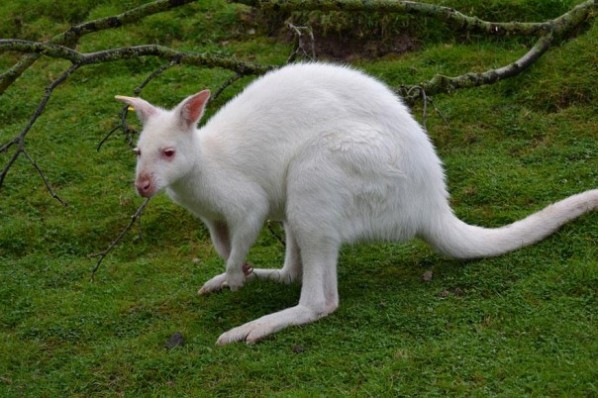
%> input picture Final/imgPrueba10.jpg, 598 x 398 px
$ octave oBB.m   (GNU Octave 9; MATLAB toolbox functions it lacks are replaced by stand-ins)
%> lines starting %> are read from the running program, lines starting %| are printed output that depends on the picture; in (x1, y1, x2, y2) boxes, pixels count from 0 and x2, y2 are one past the last pixel; in counts of white or black regions, pixels touching at a corner belong together; the program's own positions count from 1
I = imread('imgPrueba10.jpg');
%> I is the input picture: size 398x598x3 uint8; mean R, G, B 80, 92.3, 53.9
auxI = I;
nFilters = 3;
[n,m,ch] = size(auxI);
%> n = 398; m = 598; ch = 3
Ibw = rgb2gray(I);
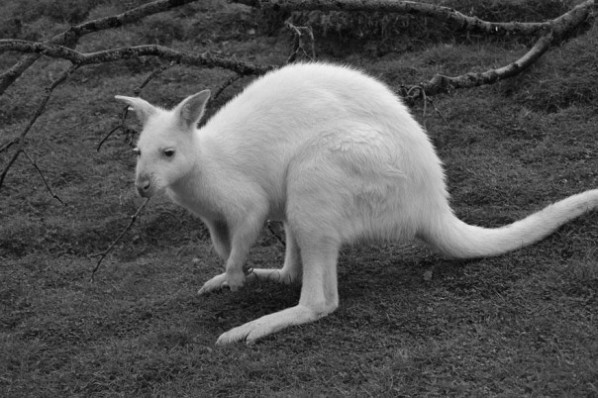
%> Ibw: size 398x598 uint8; min 1, max 244, mean 84.2
ind = find(Ibw < 130);
%> ind = 194355 values from 1 to 238004
ind2 = find(Ibw >= 130);
%> ind2 = 43649 values from 33089 to 237811
Ibw(ind) = 0;
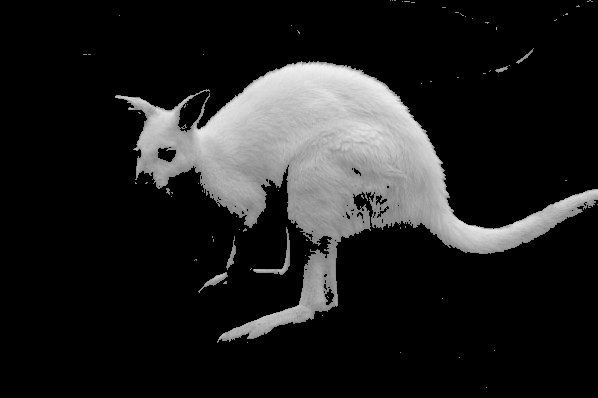
%> Ibw: size 398x598 uint8; min 0, max 244, mean 32.1
Ibw(ind2) = 255;
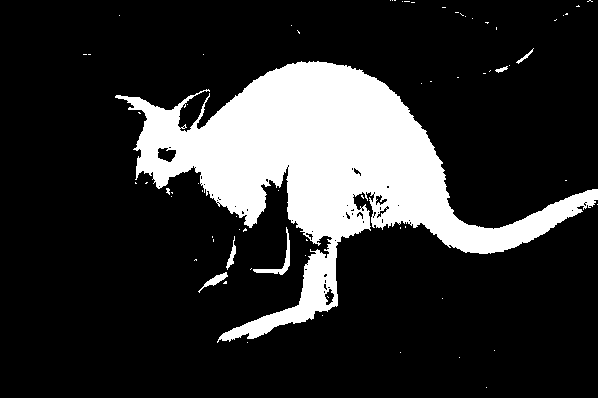
%> Ibw: size 398x598 uint8; 18.3% white; 69 white regions (63 under 20 px), largest, box (x1, y1, x2, y2) and area: (115, 61, 598, 343) 42811, (253, 227, 290, 275) 287, (198, 272, 228, 293) 161, (226, 236, 236, 270) 114, (516, 48, 534, 64) 54, (495, 66, 508, 73) 42
b = bwperim(Ibw,8);
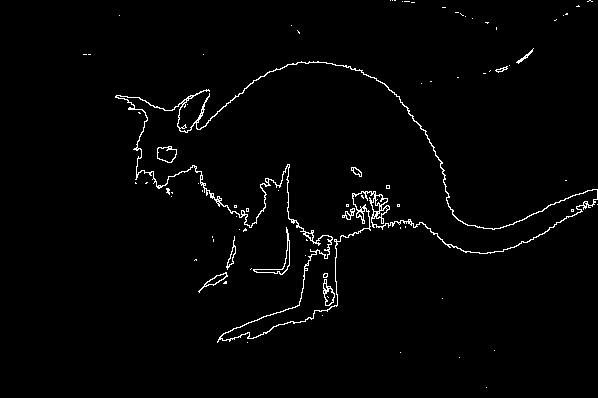
%> b: size 398x598 logical; 1.8% white in thin lines or dots, all inside (x1, y1, x2, y2) = (83, 0, 598, 388)
[B,L]= bwboundaries(b,'holes');  %Agujeros negros
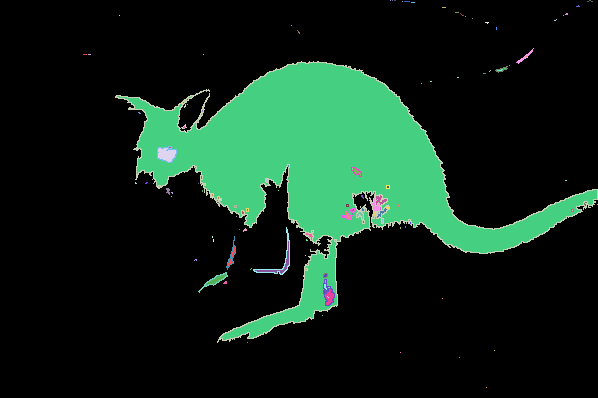
%> L: size 398x598 double; 159 distinct labels, from 0 to 158; one colour per label, 0 black
%> B = 158 boundaries; largest, box (x1, y1, x2, y2) and points: (115, 61, 598, 343) 2251, (117, 63, 597, 340) 2012, (253, 227, 290, 275) 150, (255, 241, 289, 274) 117, (226, 236, 236, 270) 69
figure(1)
fill=imfill(L,'holes');          %Llenar agujeros
%> fill: size 398x598 double; 147 distinct labels, from 0 to 158
Ibw = imfill(fill,'holes');
imshow(Ibw);
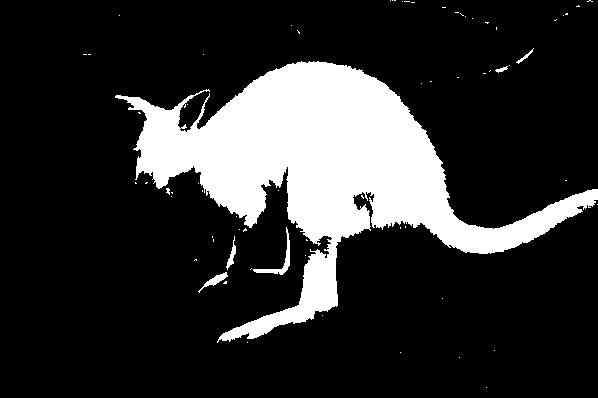
%> displayed picture: size 398x598, on the screen's scale of 0 to 255; 18.6% white; 68 white regions (62 under 20 px), largest, box (x1, y1, x2, y2) and area: (115, 61, 598, 343) 43358, (253, 227, 290, 275) 287, (198, 272, 228, 293) 161, (226, 236, 236, 270) 114, (516, 48, 534, 64) 54, (495, 66, 508, 73) 42


%%%% aplicando blur con "disk"
tic
diskFilter = fspecial('disk',10);
diskBlur = imfilter(I,diskFilter,'replicate');
for i=1:n
     for j =1:m
         if (Ibw(i,j) > 0)
             diskBlur(i,j,:) = auxI(i,j,:);
         end
     end
end
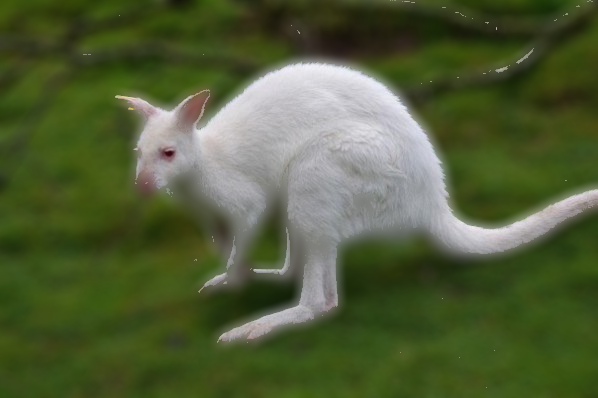
%> diskBlur: size 398x598x3 uint8; mean R, G, B 81.5, 93.6, 55.6
timedisk = toc
imshow(diskBlur)
return
%%% aplicando blur con "motion"
tic
motionFilter = fspecial('motion',10,270);
motionBlur = imfilter(I,motionFilter,'replicate','conv');
for i=1:n
     for j =1:m
         if (Ibw(i,j) > 0)
             motionBlur(i,j,:) = auxI(i,j,:);
         end
     end
end
timemotion = toc

%%% aplicando blur con "gaussian"
tic
gaussianFilter = fspecial('gaussian',5,10);
gaussianBlur = imfilter(I,gaussianFilter,'replicate','conv');
for i=1:n
     for j =1:m
         if (Ibw(i,j) > 0)
             gaussianBlur(i,j,:) = auxI(i,j,:);
         end
     end
end
timegaussian = toc

figure(2)
%%% graficando imagen original
imshow(I)
title('Original');
figure(3)
% %%% graficando imagen con disk
% %subplot(1,nFilters,1)
imshow(diskBlur)
title('Disk')

% %%% graficando imagen con motion
% subplot(1,nFilters,2)
% imshow(motionBlur)
% title('Motion')
%
%%% graficando imagen con gaussian
% subplot(1,nFilters,3)
% imshow(gaussianBlur)
% title('Gaussian')

$ run again, with Final/imgPrueba2.jpg copied over Final/imgPrueba10.jpg
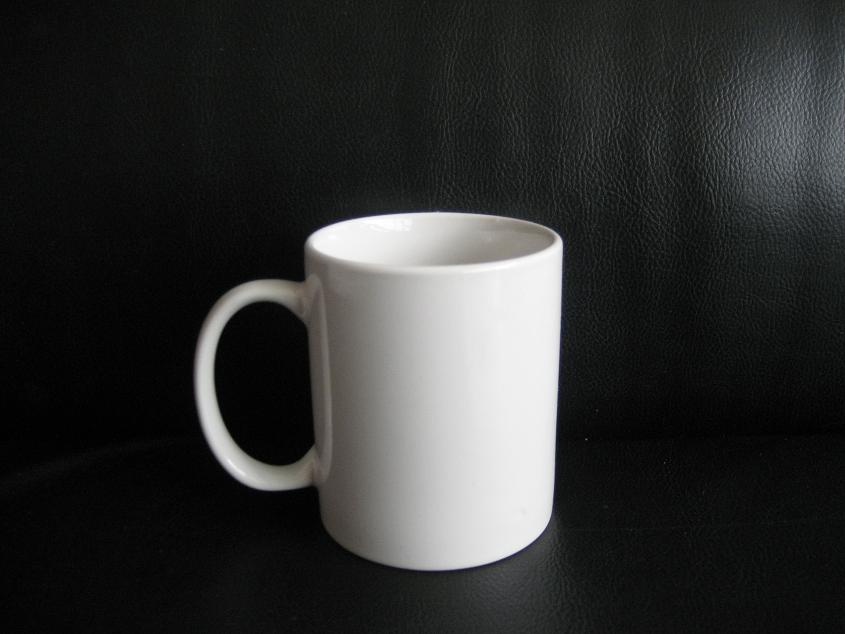
%> input picture Final/imgPrueba2.jpg, 845 x 634 px
%> I is the input picture: size 634x845x3 uint8; mean R, G, B 47.1, 47.9, 47.2
%> ind = 466501 values from 1 to 535730
%> ind2 = 69229 values from 125261 to 534602
%> `Ibw(ind2) = 255;`:
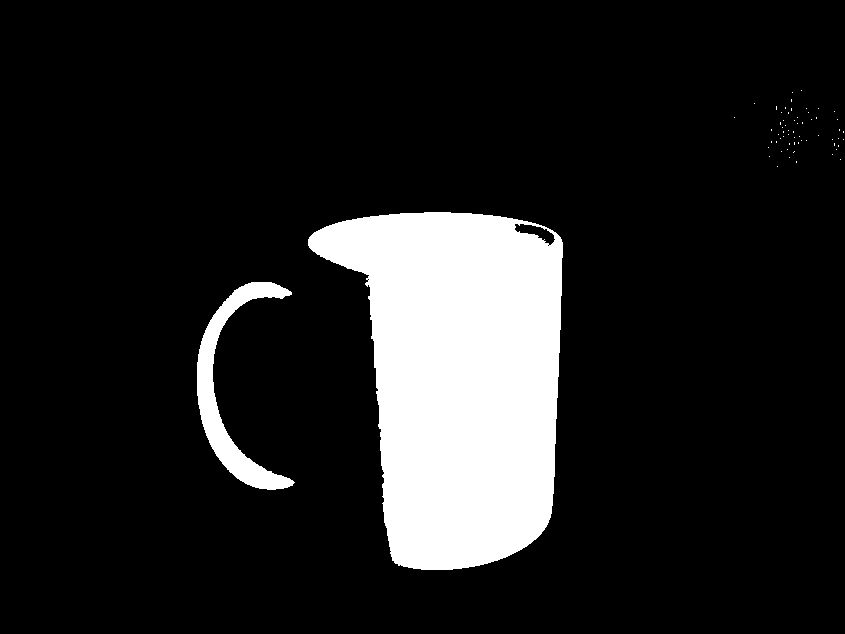
%> Ibw: size 634x845 uint8; 12.9% white; 63 white regions (61 under 20 px), largest, box (x1, y1, x2, y2) and area: (308, 212, 563, 570) 64064, (197, 282, 295, 490) 5075
%> b: size 634x845 logical; 0.42% white in thin lines or dots, all inside (x1, y1, x2, y2) = (197, 90, 844, 570)
%> L: size 634x845 double; 73 distinct labels, from 0 to 72
%> B = 72 boundaries; largest, box (x1, y1, x2, y2) and points: (309, 213, 562, 569) 1110, (308, 212, 563, 570) 1068, (197, 282, 295, 490) 567, (198, 283, 293, 489) 559, (515, 224, 555, 245) 97
%> fill: size 634x845 double; 73 distinct labels, from 0 to 72
%> after the loop `for i=1:n`:
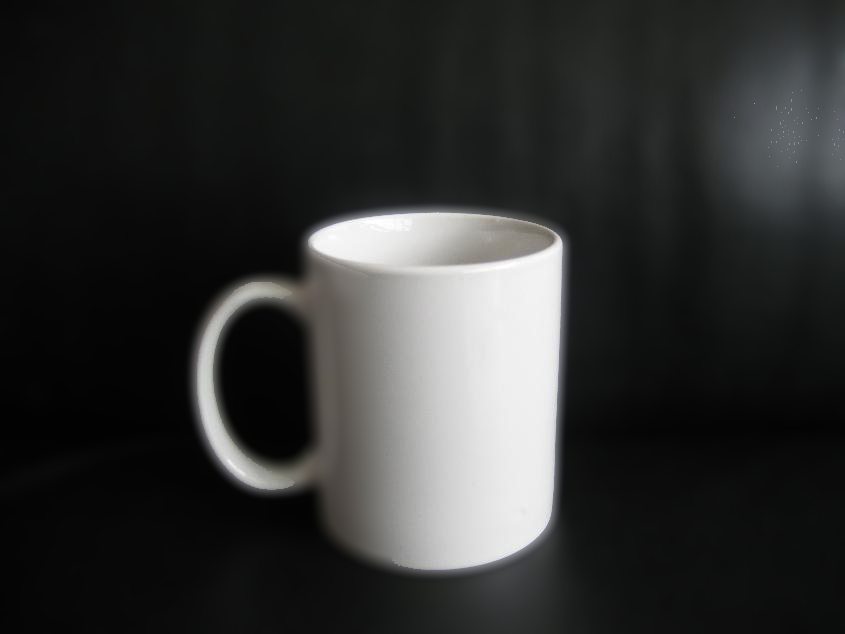
%> diskBlur: size 634x845x3 uint8; mean R, G, B 47.8, 48.6, 48
